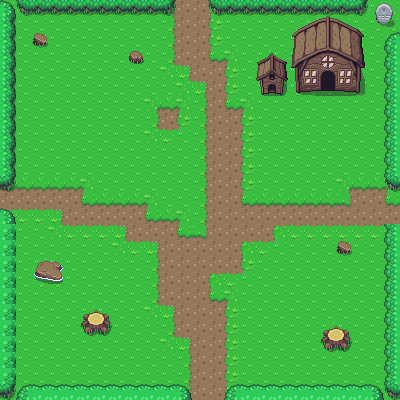

The image is a tile-based game level rendered from a .tmx file. Its description and complete source (layers, tilesets, objects, tile grids) follow:
An orthogonal 25x25 tile map with 16x16 px tiles, 2 tile layers (Ground, Collisions) and 17 objects.

<map version="1.2" tiledversion="1.3.3" orientation="orthogonal" renderorder="left-down" width="25" height="25" tilewidth="16" tileheight="16" infinite="0" nextlayerid="4" nextobjectid="22">
 <tileset firstgid="1" source="Overworld.tsx" />
 <layer id="1" name="Ground" width="25" height="25">
  <data encoding="csv">
1,1,1,1,1,1,1,1,1,1,1201,1202,1202,1203,1,1,1,1,1,1,1,1,1,1,1,
1,1,1,1,1,1,1,1,1,1,1201,1202,1202,1203,1,1,1,1,1,1,1,1,1,1,1,
1,1,1,1,1,1,1,1,1,1,1201,1202,1202,1203,1,1,1,1,1,1,1,1,1,1,1,
1,1,1,1,1,1,1,1,1,1,1201,1202,1202,1321,1163,1,1,1,1,1,1,1,1,1,1,
1,1,1,1,1,1,1,1,1,1,1241,1282,1202,1202,1203,1,1,1,1,1,1,1,1,1,1,
1,1,1,1,1,1,1,1,1,1,1,1241,1282,1202,1203,1,1,1,1,1,1,1,1,1,1,
1,1,1,1,1,1,1,1,1,1,1,1,1201,1202,1321,1163,1,1,1,1,1,1,1,1,1,
1,1,1,1,1,1,1,1,1,1,1,1,1201,1202,1202,1203,1,1,1,1,1,1,1,1,1,
1,1,1,1,1,1,1,1,1,1,1,1,1201,1202,1202,1203,1,1,1,1,1,1,1,1,1,
1,1,1,1,1,1,1,1,1,1,1,1,1201,1202,1202,1203,1,1,1,1,1,1,1,1,1,
1,1,1,1,1,1,1,1,1,1,1,1,1201,1202,1202,1203,1,1,1,1,1,1,1,1,1,
1162,1162,1162,1162,1162,1163,1,1,1,1,1,1,1201,1202,1202,1203,1,1,1,1,1,1161,1162,1162,1163,
1202,1202,1202,1202,1202,1321,1162,1162,1162,1163,1,1,1201,1202,1202,1321,1162,1162,1162,1162,1162,1322,1202,1202,1321,
1242,1242,1242,1282,1202,1202,1202,1202,1202,1321,1162,1163,1201,1202,1202,1202,1202,1202,1202,1202,1202,1202,1202,1202,1202,
1,1,1,1241,1242,1242,1242,1282,1202,1202,1202,1321,1322,1202,1202,1202,1202,1281,1242,1242,1242,1242,1242,1242,1242,
1,1,1,1,1,1,1,1241,1242,1282,1202,1202,1202,1202,1202,1281,1242,1243,1,1,1,1,1,1,1,
1,1,1,1,1,1,1,1,1,1201,1202,1202,1202,1202,1202,1203,1,1,1,1,1,1,1,1,1,
1,1,1,1,1,1,1,1,1,1201,1202,1202,1202,1281,1242,1243,1,1,1,1,1,1,1,1,1,
1,1,1,1,1,1,1,1,1,1201,1202,1202,1202,1321,1163,1,1,1,1,1,1,1,1,1,1,
1,1,1,1,1,1,1,1,1,1241,1282,1202,1202,1202,1203,1,1,1,1,1,1,1,1,1,1,
1,1,1,1,1,1,1,1,1,1,1201,1202,1202,1202,1203,1,1,1,1,1,1,1,1,1,1,
1,1,1,1,1,1,1,1,1,1,1241,1282,1202,1202,1203,1,1,1,1,1,1,1,1,1,1,
1,1,1,1,1,1,1,1,1,1,1,1201,1202,1202,1203,1,1,1,1,1,1,1,1,1,1,
1,1,1,1,1,1,1,1,1,1,1,1201,1202,1202,1203,1,1,1,1,1,1,1,1,1,1,
1,1,1,1,1,1,1,1,1,1,1,1201,1202,1202,1203,1,1,1,1,1,1,1,1,1,1
</data>
 </layer>
 <layer id="2" name="Collisions" width="25" height="25">
  <data encoding="csv">
647,686,766,766,766,766,766,766,766,766,687,0,0,686,766,766,766,766,766,766,766,766,687,236,237,
728,0,0,0,0,0,0,0,0,0,0,0,0,0,0,0,0,0,7,8,9,10,11,276,277,
728,0,208,0,0,0,0,0,0,0,0,0,0,0,0,0,0,0,47,48,49,50,51,0,646,
728,0,0,0,0,0,0,0,209,0,0,0,0,0,0,0,214,215,87,88,89,90,91,0,727,
728,0,0,0,0,0,0,0,0,0,0,0,0,0,0,0,254,255,127,128,129,130,131,0,727,
728,0,0,0,0,0,0,0,0,0,0,0,0,0,0,0,294,295,167,168,169,170,171,0,727,
728,0,0,0,0,0,0,0,0,1161,1162,1163,0,0,0,0,0,0,0,0,0,0,0,0,727,
728,0,0,0,0,0,0,0,0,1201,1202,1203,0,0,0,0,0,0,0,0,0,0,0,0,727,
728,0,0,0,0,0,0,0,0,1241,1242,1243,0,0,0,0,0,0,0,0,0,0,0,0,727,
728,0,0,0,0,0,0,0,0,0,0,0,0,0,0,0,0,0,0,0,0,0,0,0,727,
728,0,0,0,0,0,0,0,0,0,0,0,0,0,0,0,0,0,0,0,0,0,0,0,727,
687,0,0,0,0,0,0,0,0,0,0,0,0,0,0,0,0,0,0,0,0,0,0,0,686,
0,0,0,0,0,0,0,0,0,0,0,0,0,0,0,0,0,0,0,0,0,0,0,0,0,
647,0,0,0,0,0,0,0,0,0,0,0,0,0,0,0,0,0,0,0,0,0,0,0,0,
765,0,0,0,0,0,0,0,0,0,0,0,0,0,0,0,0,0,0,0,0,0,0,0,727,
765,0,0,0,0,0,0,0,0,0,0,0,0,0,0,0,0,0,0,0,0,208,0,0,727,
765,0,334,335,0,0,0,0,0,0,0,0,0,0,0,0,0,0,0,0,0,0,0,0,727,
765,0,374,375,0,0,0,0,0,0,0,0,0,0,0,0,0,0,0,0,0,0,0,0,727,
765,0,0,0,0,0,0,0,0,0,0,0,0,0,0,0,0,0,0,0,0,0,0,0,727,
765,0,0,0,0,152,153,0,0,0,0,0,0,0,0,0,0,0,0,0,0,0,0,0,727,
765,0,0,0,0,192,193,0,0,0,0,0,0,0,0,0,0,0,0,0,152,153,0,0,727,
765,0,0,0,0,0,0,0,0,0,0,0,0,0,0,0,0,0,0,0,192,193,0,0,727,
765,0,0,0,0,0,0,0,0,0,0,0,0,0,0,0,0,0,0,0,0,0,0,0,727,
765,0,0,0,0,0,0,0,0,0,0,0,0,0,0,0,0,0,0,0,0,0,0,0,727,
687,646,726,726,726,726,726,726,726,726,726,647,0,0,646,726,726,726,726,726,726,726,726,647,686
</data>
 </layer>
 <objectgroup id="3" name="collision mask">
  <object id="1" x="1" y="1" width="15" height="187" />
  <object id="2" x="19" y="0" width="154" height="15" />
  <object id="3" x="209" y="-2" width="158" height="16" />
  <object id="5" x="259" y="75" width="25" height="19" />
  <object id="6" x="2" y="209" width="11" height="191" />
  <object id="7" x="14" y="385" width="176" height="16" />
  <object id="8" x="225" y="383" width="158" height="15" />
  <object id="9" x="385" y="225" width="15" height="175" />
  <object id="10" x="321" y="325" width="30" height="25" />
  <object id="11" x="336" y="238" width="18" height="18" />
  <object id="12" x="78" y="304" width="35" height="34" />
  <object id="13" x="33" y="258" width="31" height="25" />
  <object id="14" x="373" y="0" width="21" height="25" />
  <object id="15" x="383" y="30" width="18" height="155" />
  <object id="19" x="296.727" y="92">
   <polygon points="0,0 13.4545,-0.363636 24.9091,-1.63636 24.5455,-22.1818 38.7273,-22 38.7273,-1.27273 62.7273,-0.363636 62.7273,-25.8182 67.4545,-25.2727 66.1818,-32.9091 -4.18182,-32 -0.909091,-24.3636" />
  </object>
  <object id="20" x="33" y="32" width="14.5" height="15" />
  <object id="21" x="128" y="49.5" width="15" height="13.5" />
 </objectgroup>
</map>
